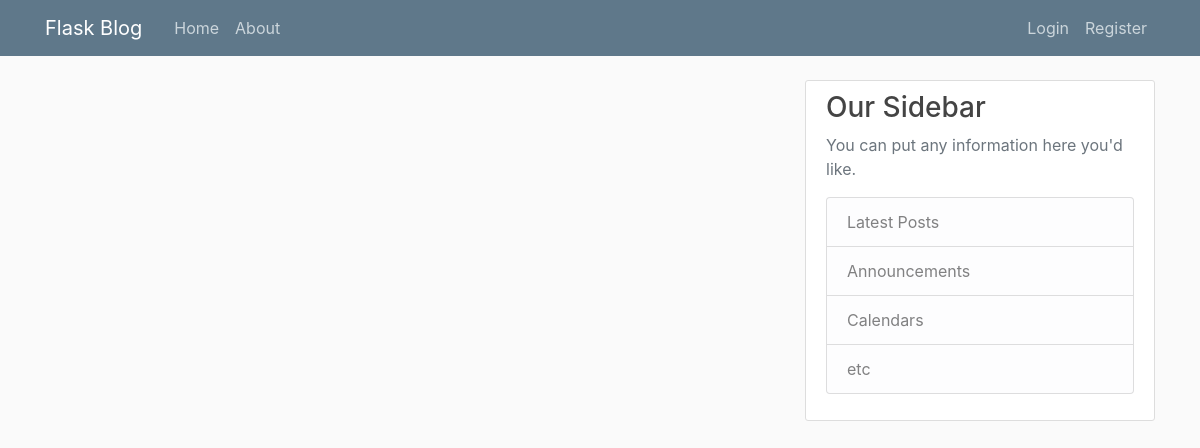
/home, run on an earlier commit of the app's database.
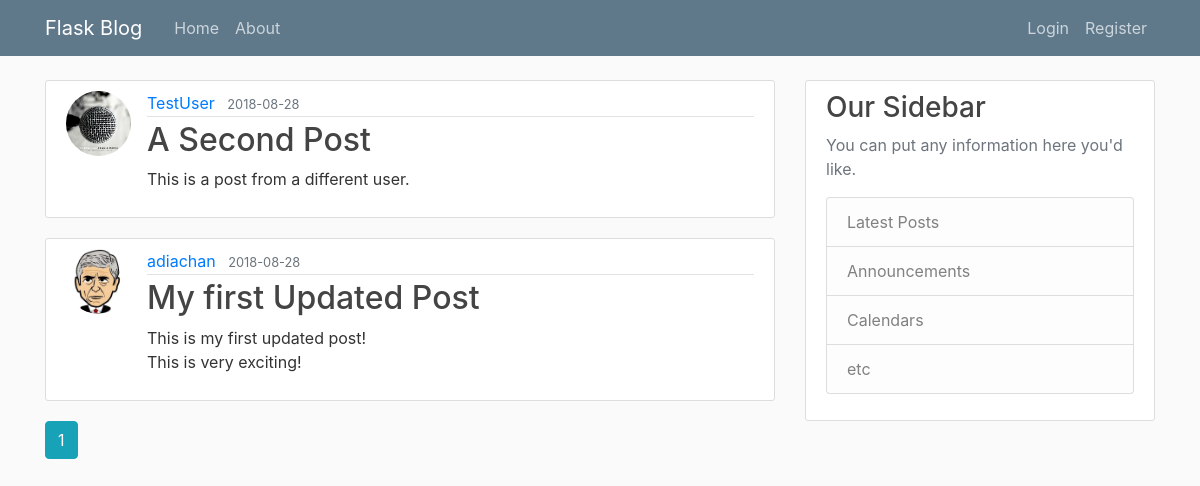
And on a later commit of the database.
### flaskblog/models.py (models this page shows, shortened)
class Post(db.Model):
    id = db.Column(db.Integer, primary_key=True)
    title = db.Column(db.String(100), nullable=False)
    date_posted = db.Column(db.DateTime, nullable=False, default=datetime.utcnow)
    content = db.Column(db.Text, nullable=False)
    user_id = db.Column(db.Integer, db.ForeignKey('user.id'), nullable=False)

class User(db.Model, UserMixin):
    id = db.Column(db.Integer, primary_key=True)
    username = db.Column(db.String(20), unique=True, nullable=False)
    email = db.Column(db.String(120), unique=True, nullable=False)
    image_file = db.Column(db.String(20), nullable=False, default='default.jpg')
    password = db.Column(db.String(60), nullable=False)
    posts = db.relationship('Post', backref='author', lazy=True)

### flaskblog/main/routes.py (the view)
@main.route("/")
@main.route("/home")
def home():
    page = request.args.get('page', 1, type=int)
    posts = Post.query.order_by(Post.date_posted.desc()).paginate(page=page, per_page=2)
    return render_template('home.html', posts=posts)

### flaskblog/templates/home.html (shortened to what this page needs)
{% extends "layout.html" %}
{% block content %}
    {% for post in posts.items %}
        <article class="media content-section">
          <img class= "rounded-circle article-img" src="{{ url_for('static', filename='profile_pics/' + post.author.image_file) }}">
          <div class="media-body">
            <div class="article-metadata">
              <a class="mr-2" href="{{ url_for('users.user_posts', username=post.author.username) }}">{{ post.author.username }}</a>
              <small class="text-muted">{{ post.date_posted.strftime('%Y-%m-%d') }}</small>
            </div>
            <h2><a class="article-title" href="{{ url_for('posts.post', post_id=post.id) }}">{{ post.title }}</a></h2>
            <p class="article-content">{{ post.content }}</p>
          </div>
        </article>
     {% endfor %}
     {% for page_num in posts.iter_pages(left_edge=1, right_edge=1, left_current=1, right_current=2) %}
       {% if page_num %}
        {% if posts.page == page_num %}
          <a class="btn btn-info mb-4" href="{{ url_for('main.home', page=page_num) }}">{{ page_num }}</a>
        {% else %}
          <a class="btn btn-outline-info mb-4" href="{{ url_for('main.home', page=page_num) }}">{{ page_num }}</a>
        {% endif %}
       {% endif %}
     {% endfor %}
{% endblock content %}

### flaskblog/templates/layout.html (shortened to what this page needs)
<!DOCTYPE html>
<html>
<head>
    <link rel="stylesheet" href="https://stackpath.bootstrapcdn.com/bootstrap/4.1.3/css/bootstrap.min.css">
    <link rel="stylesheet" type="text/css" href="{{ url_for('static', filename='main.css') }}">
</head>
<body>
    <header class="site-header">
      <nav class="navbar navbar-expand-md navbar-dark bg-steel fixed-top">
        <div class="container">
          <a class="navbar-brand mr-4" href="/">Flask Blog</a>
          <div class="collapse navbar-collapse" id="navbarToggle">
            <div class="navbar-nav mr-auto">
              <a class="nav-item nav-link" href="{{ url_for('main.home') }}">Home</a>
              <a class="nav-item nav-link" href="{{ url_for('main.about') }}">About</a>
            </div>
            <div class="navbar-nav">
              {% if current_user.is_authenticated %}
                <a class="nav-item nav-link" href="{{ url_for('posts.new_post') }}">New Post</a>
                <a class="nav-item nav-link" href="{{ url_for('users.account') }}">Account</a>
                <a class="nav-item nav-link" href="{{ url_for('users.logout') }}">Logout</a>
              {% else %}
                <a class="nav-item nav-link" href="{{ url_for('users.login') }}">Login</a>
                <a class="nav-item nav-link" href="{{ url_for('users.register') }}">Register</a>
              {% endif %}
            </div>
          </div>
        </div>
      </nav>
    </header>
    <main role="main" class="container">
      <div class="row">
        <div class="col-md-8">
          {% block content %}{% endblock %}
        </div>
        <div class="col-md-4">
          <div class="content-section">
            <h3>Our Sidebar</h3>
            <p class='text-muted'>You can put any information here you'd like.
              <ul class="list-group">
                <li class="list-group-item list-group-item-light">Latest Posts</li>
                <li class="list-group-item list-group-item-light">Announcements</li>
                <li class="list-group-item list-group-item-light">Calendars</li>
                <li class="list-group-item list-group-item-light">etc</li>
              </ul>
            </p>
          </div>
        </div>
      </div>
    </main>
  </body>
</body>
</html>

### flaskblog/static/main.css (style rules this page uses)
body { background: #fafafa; color: #333333; margin-top: 5rem; }
h1, h2, h3, h4, h5, h6 { color: #444444; }
.bg-steel { background-color: #5f788a; }
.site-header .navbar-nav .nav-link { color: #cbd5db; }
.content-section { background: #ffffff; padding: 10px 20px; border: 1px solid #dddddd; border-radius: 3px; margin-bottom: 20px; }
.article-title { color: #444444; }
.article-content { white-space: pre-line; }
.article-img { height: 65px; width: 65px; margin-right: 16px; }
.article-metadata { padding-bottom: 1px; margin-bottom: 4px; border-bottom: 1px solid #e3e3e3 }

What changed in the data, as far as the page shows it:
added Post: image_file (placeholder picture), author.username "TestUser", date_posted "2018-08-28", title "A Second Post", content "This is a post from a different user."
added Post: image_file (picture), author.username "adiachan", date_posted "2018-08-28", title "My first Updated Post", content "This is my first updated post! This is very exciting!"
Also different on the page:
new list line: "1"
